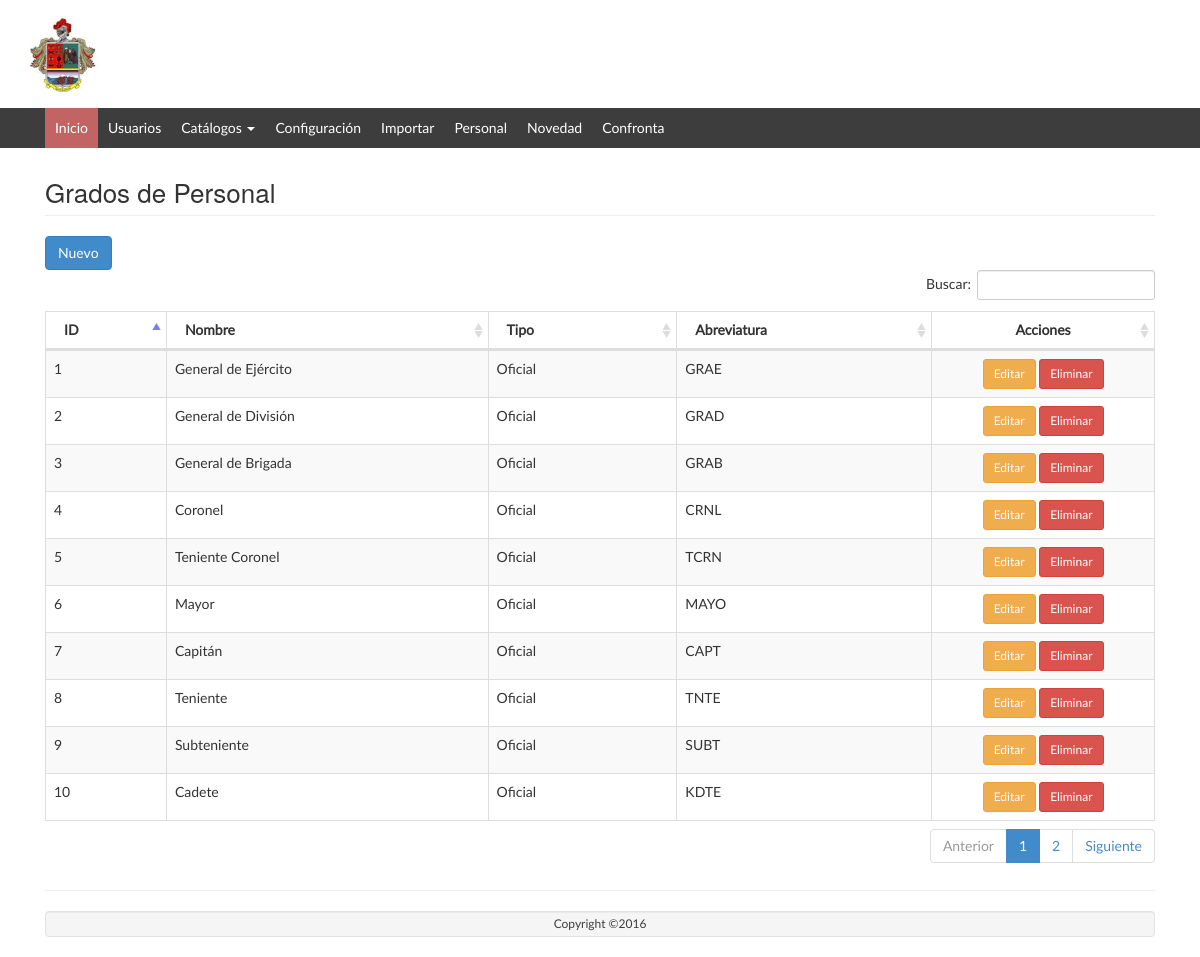
The page /Grado/listar/ on the database its author committed.
### tables this page shows
CREATE TABLE `grado_persona` (
  `id` int(11) NOT NULL AUTO_INCREMENT,
  `tipo_persona_id` int(11) NOT NULL,
  `nombre` varchar(128) NOT NULL,
  `descripcion` varchar(256) NOT NULL,
  `abreviatura` varchar(64) NOT NULL,
  `activo` tinyint(4) NOT NULL DEFAULT '1',
  PRIMARY KEY (`id`),
  KEY `fk_grado_persona_tipo_persona1_idx` (`tipo_persona_id`),
  CONSTRAINT `fk_grado_persona_tipo_persona1` FOREIGN KEY (`tipo_persona_id`) REFERENCES `tipo_persona` (`id`) ON DELETE NO ACTION ON UPDATE NO ACTION
);

CREATE TABLE `tipo_persona` (
  `id` int(11) NOT NULL AUTO_INCREMENT,
  `nombre` varchar(128) NOT NULL,
  `descripcion` varchar(256) NOT NULL,
  `activo` tinyint(4) NOT NULL DEFAULT '1',
  PRIMARY KEY (`id`)
);

### app/controllers/GradoController.php (called while the page is built, shortened)
<?php
require_once (PATH_MODELS . "/GradoModel.php");
class GradoController {
	public function listar() {
		$model = new GradoModel();
		$datos = $model->getlistadoGradoPersona();
		require_once PATH_VIEWS."/Grado/view.list.php";
	}
}

### index.php (called while the page is built, shortened)
<?php
if(isset($_GET['action'])){
	$redirect = ($_GET['action']!='')?$_GET['action']:"listar";
}
$controller = new $controllerName();
$controller->$redirect();
?>

### public/views/Grado/index.php (called while the page is built, shortened)
<?php
require_once("../../../index.php");
?>

### app/models/GradoModel.php (called while the page is built, shortened)
<?php
require_once(PATH_MODELS."/BaseModel.php");
class GradoModel {
	public function getlistadoGradoPersona(){
		$model = new BaseModel();
		$sql = "select g.*, t.nombre as tipo from grado_persona as g
				inner join tipo_persona as t on t.id = g.tipo_persona_id
				where g.activo = 1";
		return $model->execSql($sql, array(),true);
	}
}

### app/models/BaseModel.php (called while the page is built, shortened)
<?php
class BaseModel
{
	private $pdo;
	private function openConexion(){
		try{
			$this->pdo = new PDO('mysql:host='.HOSTNAME_DATABASE.';dbname='.DATABASE.';charset=utf8', USERNAME, PASSWORD);
			$this->pdo->setAttribute(PDO::ATTR_ERRMODE, PDO::ERRMODE_EXCEPTION);
		}
		catch(Exception $e){
			die($e->getMessage());
		}
	}
	private function closeConexion(){
		$this->pdo =  null;
	}
	public function execSql($sql,$parameters, $list = false, $obtainId = false){
		try	{
			$stm = $this->pdo->prepare($sql);
			$stm->execute($parameters);
			if($obtainId){
				$result = $this->pdo->lastInsertId();
			} else {
				if($list){
					$result = $stm->fetchAll(PDO::FETCH_OBJ);
				} else {
					$result = $stm->fetch(PDO::FETCH_OBJ);
				}
			}
		}catch(Exception $e){
			die($e->getMessage());
		}
		return $result;
	}
}

### public/views/Grado/view.list.php (the view, shortened to what this page needs)
<?php include_once PATH_TEMPLATE.'/header.php';?>
<div class="row">
	<div class="col-lg-12">
    	<h1 class="page-header">Grados de Personal</h1>
   	</div>
</div>
<div class="row">
	<div class="col-lg-12">
		<button class="btn btn-primary" id="modalOpen">
			<i class="glyphicon glyphicon-plus"></i> Nuevo
		</button>
	</div>
	<table class="table table-striped table-bordered table-hover" id="dataTables-example">
    <thead>
	    <tr>
	    	<th>ID</th>
		    <th>Nombre</th>
		    <th>Tipo</th>
		    <th>Abreviatura</th>
		    <th style="text-align: center; width: 20%">Acciones</th>
	    </tr>
    </thead>
    <tbody>
    	<?php foreach ($datos as $item) {
    		echo "<tr><td>".$item->id."</td>";
    		echo "<td>".$item->nombre."</td>";
    		echo "<td>".$item->tipo."</td>";
    		echo "<td>".$item->abreviatura."</td>";
    		echo "<td align='center'><a href='javascript: loadModal(".$item->id.")' class='btn btn-warning btn-sm' title='Editar' >Editar</a>
					  <a href='javascript:if(confirm(\"Está seguro que desea eliminar el elemento seleccionado?\")){redirect(".$item->id.");}' class='btn btn-danger btn-sm' title='Eliminar'>Eliminar</a></td>";
    	}?>
    </tbody>
    </table>
</div>
<?php include_once PATH_TEMPLATE.'/footer.php';?>
<link href="<?php echo PATH_CSS; ?>/dataTables.bootstrap.css" rel="stylesheet">
<link href="<?php echo PATH_CSS; ?>/bootstrapValidator.min.css" rel="stylesheet">
</body>
</html>

### public/web/css/style.css (style rules this page uses)
body { overflow-x: hidden!important; font-family: 'Lato', sans-serif; -webkit-font-smoothing: antialiased; min-height: 100%; background: #ffffff; }
.row { margin-left: 0; margin-right: 0; }
.page-header { font-size: 26px; margin: 10px 0 20px; }

### rows shown on the page
grado_persona: id "1", nombre "General de Ejército", tipo_persona.nombre "Oficial", abreviatura "GRAE"
grado_persona: id "2", nombre "General de División", tipo_persona.nombre "Oficial", abreviatura "GRAD"
grado_persona: id "3", nombre "General de Brigada", tipo_persona.nombre "Oficial", abreviatura "GRAB"
grado_persona: id "4", nombre "Coronel", tipo_persona.nombre "Oficial", abreviatura "CRNL"
grado_persona: id "5", nombre "Teniente Coronel", tipo_persona.nombre "Oficial", abreviatura "TCRN"
grado_persona: id "6", nombre "Mayor", tipo_persona.nombre "Oficial", abreviatura "MAYO"
grado_persona: id "7", nombre "Capitán", tipo_persona.nombre "Oficial", abreviatura "CAPT"
grado_persona: id "8", nombre "Teniente", tipo_persona.nombre "Oficial", abreviatura "TNTE"
grado_persona: id "9", nombre "Subteniente", tipo_persona.nombre "Oficial", abreviatura "SUBT"
grado_persona: id "10", nombre "Cadete", tipo_persona.nombre "Oficial", abreviatura "KDTE"
